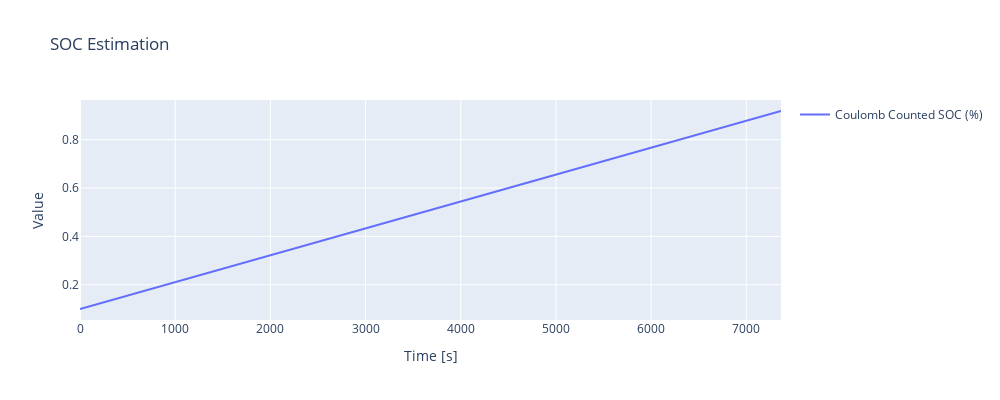

Notebook cell for this chart:
### Code cell
soc_by_coulcnt = SOCEstimator.coulomb_counting()
create_single_fig_line_plot([soc_by_coulcnt], PyBAMM_DS.data.time, "SOC Estimation")

### Figure 1 — Plotly figure (JSON) as saved in the notebook; plotly's stock layout.template omitted (floating-point values rounded to 4 significant figures; data arrays with more than 128 entries replaced by an {"elided": "..."} marker saying what was removed)
{"data": [{"mode": "lines", "name": "Coulomb Counted SOC (%)", "type": "scatter", "x": {"elided": "738 float values"}, "y": {"elided": "738 float values"}}], "layout": {"height": 400, "showlegend": true, "title": {"text": "SOC Estimation"}, "width": 1000, "xaxis": {"title": {"text": "Time [s]"}}, "yaxis": {"title": {"text": "Value"}}}}
